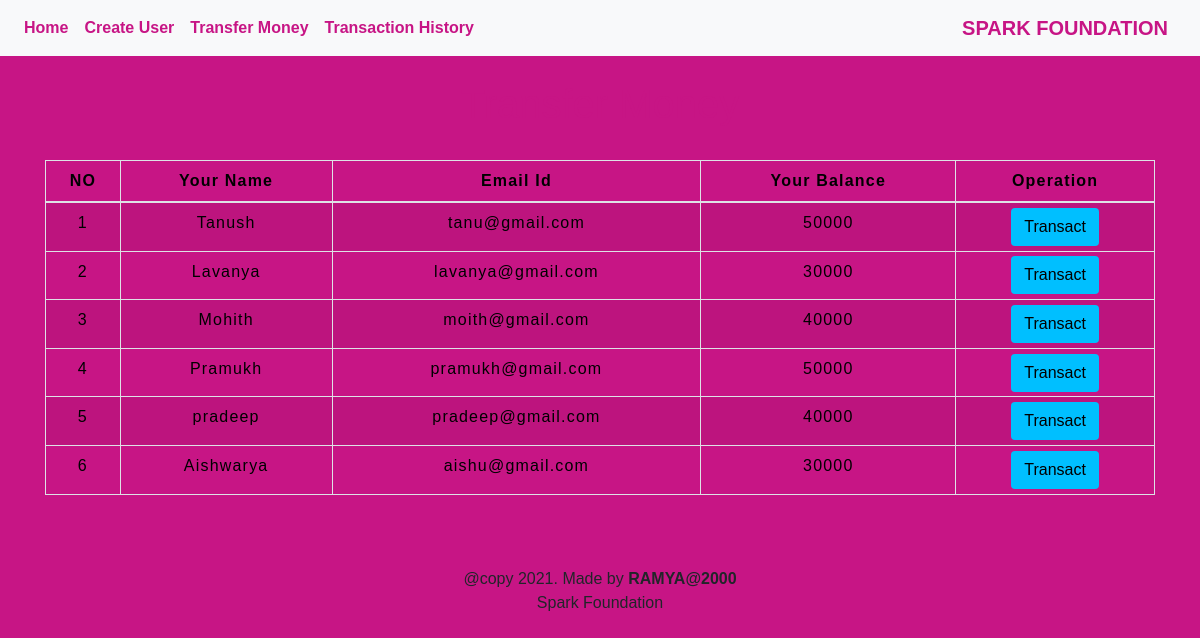
The app's page /transfermoney.php with its own data.
### tables this page shows
CREATE TABLE `users` (
                         `id` int(3) NOT NULL,
                         `name` text NOT NULL,
                         `email` varchar(30) NOT NULL,
                         `balance` int(8) NOT NULL
);

### transfermoney.php (the view, shortened to what this page needs)
<!DOCTYPE html>
<html lang="en">
<head>
    <link rel="stylesheet" href="https://maxcdn.bootstrapcdn.com/bootstrap/4.0.0/css/bootstrap.min.css">
    <link rel="stylesheet" type="text/css" href="css/table.css">
    <link rel="stylesheet" type="text/css" href="css/navbar.css">
</head>
<body style="background-color : mediumvioletred;">
<?php
$serverName="localhost";
$userName="root";
$password="";
$dbName="test";
$conn=mysqli_connect($serverName,$userName,$password,$dbName);
$sql = "SELECT * FROM users";
$result = mysqli_query($conn,$sql);
?>
<?php
include 'navbar.php';
?>
<div class="container">
    <h2 class="text-center pt-4" style="color : mediumvioletred;">Transfer Money</h2>
    <br>
    <div class="row">
        <div class="col">
            <div class="table-responsive-sm">
                <table class="table table-hover table-sm table-striped table-condensed table-bordered" style="border-color:black;">
                    <thead style="color : black;">
                    <tr>
                        <th scope="col" class="text-center py-2">NO</th>
                        <th scope="col" class="text-center py-2"> Your Name</th>
                        <th scope="col" class="text-center py-2">Email Id</th>
                        <th scope="col" class="text-center py-2"> Your Balance</th>
                        <th scope="col" class="text-center py-2">Operation</th>
                    </tr>
                    </thead>
                    <tbody>
                    <?php
                    while($rows=mysqli_fetch_assoc($result)){
                        ?>
                        <tr style="color : black;">
                            <td class="py-2"><?php echo $rows['id'] ?></td>
                            <td class="py-2"><?php echo $rows['name']?></td>
                            <td class="py-2"><?php echo $rows['email']?></td>
                            <td class="py-2"><?php echo $rows['balance']?></td>
                            <td><a href="selecteduserdetail.php?id= <?php echo $rows['id'] ;?>"> <button type="button" class="btn" style="background-color : deepskyblue;">Transact</button></a></td>
                        </tr>
                        <?php
                    }
                    ?>
                    </tbody>
                </table>
            </div>
        </div>
    </div>
</div>
<footer class="text-center mt-5 py-2">
    <p>@copy 2021. Made by <b>RAMYA@2000</b> <br> Spark Foundation</p>
</footer>
</body>
</html>

### navbar.php (shortened to what this page needs)
<nav class="navbar navbar-expand-md navbar-light bg-light">
    <div class="collapse navbar-collapse" id="collapsibleNavbar">
        <div class="nav">
            <ul class="navbar-nav ml-auto">
                <li class="nav-item">
                    <a class="nav-link" href="index.php" style="color : mediumvioletred"><b>Home</b></a>
                </li>
                <li class="nav-item">
                    <a class="nav-link" href="createuser.php" style="color :mediumvioletred;"><b>Create User</b></a>
                </li>
                <li class="nav-item">
                    <a class="nav-link" href="transfermoney.php" style="color :mediumvioletred;"><b>Transfer Money</b></a>
                </li>
                <li class="nav-item">
                    <a class="nav-link" href="transactionhistory.php" style="color : mediumvioletred;"><b>Transaction History</b></a>
                </li>
            </ul>
        </div>
    </div>
    <a class="navbar-brand" href="index.php" style="color : mediumvioletred;"><b>SPARK FOUNDATION</b></a>
</nav>

### table.css (style rules this page uses)
* { padding: 0; margin: 0; box-sizing: border-box; font-family: sans-serif; }
h2 { font-size: 40px; }
table { letter-spacing: 1.2px; }
td { text-align: center; }
button { border:none; background: deepskyblue; transition: 1s; }

### navbar.css (style rules this page uses)
.nav { position: relative; }

### transfermoney.php (style rules this page uses)
button { transition: 1.5s; }

### records on screen
users: id "1", name "Tanush", email "tanu@gmail.com", balance "50000"
users: id "2", name "Lavanya", email "lavanya@gmail.com", balance "30000"
users: id "3", name "Mohith", email "moith@gmail.com", balance "40000"
users: id "4", name "Pramukh", email "pramukh@gmail.com", balance "50000"
users: id "5", name "pradeep", email "pradeep@gmail.com", balance "40000"
users: id "6", name "Aishwarya", email "aishu@gmail.com", balance "30000"
